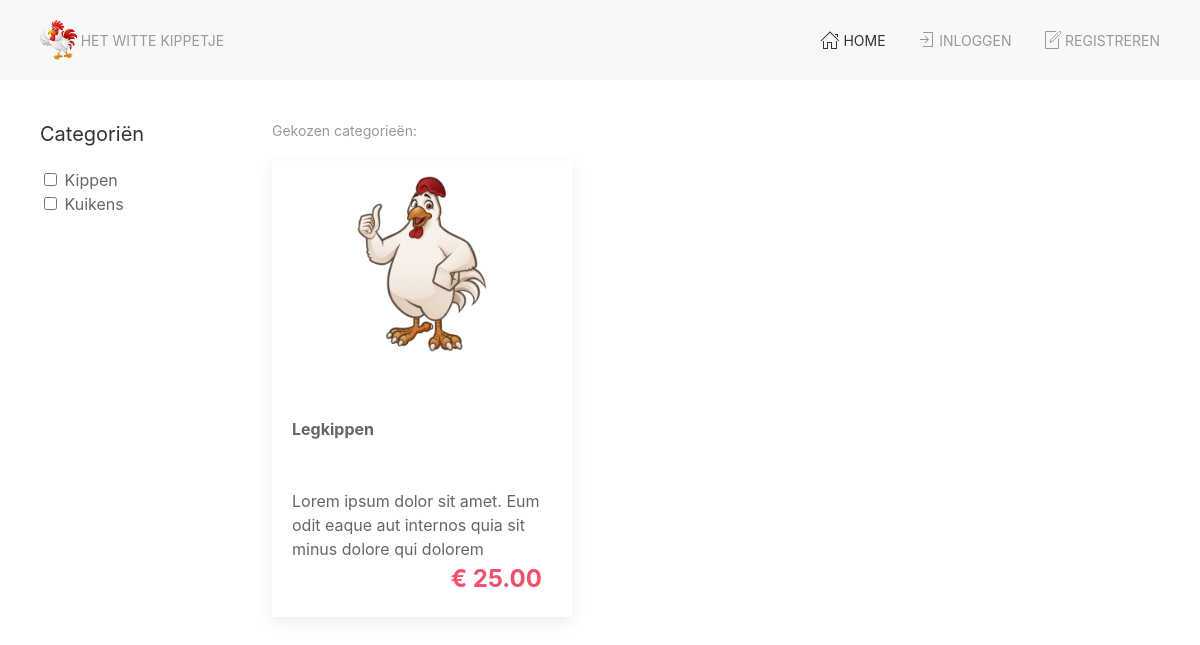
Page /index.php?category_id=0 on the committed database.
### tables this page shows
CREATE TABLE IF NOT EXISTS `categories` (
  `id` bigint(20) unsigned NOT NULL AUTO_INCREMENT,
  `name` varchar(150) NOT NULL,
  `created_at` timestamp NOT NULL DEFAULT current_timestamp(),
  `updated_at` timestamp NULL DEFAULT NULL,
  PRIMARY KEY (`id`)
);

CREATE TABLE IF NOT EXISTS `products` (
  `id` bigint(20) unsigned NOT NULL AUTO_INCREMENT,
  `category_id` bigint(20) unsigned NOT NULL,
  `name` varchar(150) NOT NULL,
  `description` text DEFAULT NULL,
  `price` decimal(10,2) unsigned NOT NULL DEFAULT 0.00,
  `image` varchar(255) NOT NULL DEFAULT 'https://placehold.co/600x600',
  `created_at` timestamp NOT NULL DEFAULT current_timestamp(),
  `updated_at` timestamp NULL DEFAULT NULL,
  PRIMARY KEY (`id`)
);

### src/Database/Database.php (called while the page is built, shortened)
<?php
class Database
{
    private static $dbHost = "localhost";
    private static $dbName = "2324_wittekip";
    private static $dbUser = "root";
    private static $dbPassword = "";
    private static $dbConnection = null;
    private static $dbStatement = null;
    private static function connect(): bool
    {
        if (!is_null(self::$dbConnection)) {
            return true;
        }
        $pdo = null;
        try {
            $dsn = "mysql:host=" . self::$dbHost . ";port=3306;dbname=" . self::$dbName;
            $pdo = new PDO($dsn, self::$dbUser, self::$dbPassword);
            $pdo->setAttribute(PDO::ATTR_DEFAULT_FETCH_MODE, PDO::FETCH_OBJ);
        } catch (PDOException $e) {
            return false;
        }
        self::$dbConnection = $pdo;
        return true;
    }
    public static function query(string $query, array $params = []): bool
    {
        try {
            self::$dbStatement = self::$dbConnection->prepare($query);
            self::$dbStatement->execute($params);
        } catch (PDOException $e) {
            return false;
        }
        return true;
    }
    public static function getAll($return_type = PDO::FETCH_OBJ): bool|array
    {
        return self::$dbStatement->fetchAll($return_type);
    }
}

### index.php (the view, shortened to what this page needs)
<?php
@include_once(__DIR__.'/src/Database/Database.php');
@include_once(__DIR__ . '/template/head.inc.php');
Database::query("SELECT * FROM `categories`");
$categories = Database::getAll();
$categoryFilter = '';
if (isset($_GET['category_id'])) {
    $categoryId = intval($_GET['category_id']);
    $categoryFilter = "WHERE `category_id` = $categoryId";
}
$query = "SELECT * FROM `products` $categoryFilter";
Database::query($query);
$products = Database::getAll();
?>
      <div class="uk-grid">
         <section class="uk-width-1-5">
            <h4>Categoriën</h4>
            <?php foreach ($categories as $category) : ?>
               <div>
                    <input class="category-checkbox" id="category_<?= $category->id ?>" type="checkbox" value="<?= $category->id ?>" name="category" onchange="filterProducts(<?= $category->id ?>)" />
                    <label for="category_<?= $category->id ?>"><?= $category->name ?></label>
               </div>
            <?php endforeach; ?>
         </section>
         <section class="uk-width-4-5">
            <h4 class="uk-text-muted uk-text-small">Gekozen categorieën: </h4>
            <div class="uk-flex uk-flex-home uk-flex-wrap">
               <?php foreach ($products as $product) : ?>
                  <a class="product-card uk-card uk-card-home uk-card-default uk-card-small uk-card-hover" href="product.php?product_id=<?= $product->id ?>">
                     <div class="uk-card-media-top uk-align-center">
                        <img src="<?= $product->image ?>" alt="Witte kip" class="product-image uk-align-center">
                     </div>
                     <div class="uk-card-body uk-card-body-home">
                        <p class="product-card-p uk-text-bold uk-margin-remove-bottom"><?= substr($product->name, 0, 89) ?></p>
                        <p class="product-card-p uk-margin-remove-top uk-margin-remove-bottom"><?= substr($product->description, 0, 89) ?></p>
                        <p class="product-card-p uk-margin-remove-top uk-margin-remove-bottom uk-text-large uk-text-bold uk-text-danger uk-text-right">&euro; <?= $product->price ?></p>
                     </div>
                  </a>
               <?php endforeach; ?>
            </div>
         </section>
      </div>
<?php
include_once(__DIR__ . '/template/foot.inc.php');
?>

### css/style.css (style rules this page uses)
.product-image { width: 206px; height: 206px; }
.product-card, .product-card-p { text-decoration: none !important; color: #666; }
.uk-card-home, .uk-card-body-home { width: 300px; }
.uk-card-body-home > p { max-width: 250px; }
.uk-card-body-home > p:first-child { min-height: 72px; }
.uk-flex-home, .uk-cart-gap, .uk-card-body-gap { gap: 1rem; }

### rows in the picture
categories: name "Kippen"
categories: name "Kuikens"
products: image (picture), name "Legkippen", description "Lorem ipsum dolor sit amet. Eum odit eaque aut internos quia sit minus dolore qui dolorem", price "25.00"
